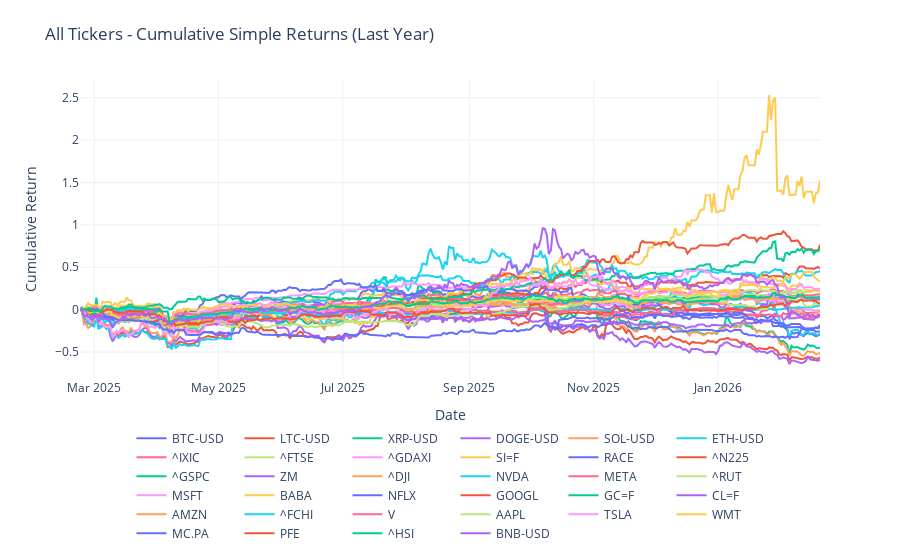

Notebook cell for this chart:
### Code cell
# plot cumprod_simple
fig = go.Figure()
for column in cumprod_simple.columns:
    fig.add_trace(
        go.Scatter(
            x=cumprod_simple.index,
            y=cumprod_simple[column],
            mode="lines",
            name=column,
        )
    )

fig.update_layout(
    title="All Tickers - Cumulative Simple Returns (Last Year)",
    xaxis_title="Date",
    yaxis_title="Cumulative Return",
    legend=dict(orientation="h", yanchor="top", y=-0.15, xanchor="center", x=0.5),
    template="plotly_white",
    margin=dict(t=80, b=120),
)
fig.show()

### Figure 1 — Plotly figure (JSON) as saved in the notebook; plotly's stock layout.template omitted (floating-point values rounded to 4 significant figures; data arrays with more than 128 entries replaced by an {"elided": "..."} marker saying what was removed)
{"data": [{"mode": "lines", "name": "BTC-USD", "type": "scatter", "x": {"elided": "364 str values"}, "y": {"elided": "364 float values"}}, {"mode": "lines", "name": "LTC-USD", "type": "scatter", "x": {"elided": "364 str values"}, "y": {"elided": "364 float values"}}, {"mode": "lines", "name": "XRP-USD", "type": "scatter", "x": {"elided": "364 str values"}, "y": {"elided": "364 float values"}}, {"mode": "lines", "name": "DOGE-USD", "type": "scatter", "x": {"elided": "364 str values"}, "y": {"elided": "364 float values"}}, {"mode": "lines", "name": "SOL-USD", "type": "scatter", "x": {"elided": "364 str values"}, "y": {"elided": "364 float values"}}, {"mode": "lines", "name": "ETH-USD", "type": "scatter", "x": {"elided": "364 str values"}, "y": {"elided": "364 float values"}}, {"mode": "lines", "name": "^IXIC", "type": "scatter", "x": {"elided": "364 str values"}, "y": {"elided": "364 float values"}}, {"mode": "lines", "name": "^FTSE", "type": "scatter", "x": {"elided": "364 str values"}, "y": {"elided": "364 float values"}}, {"mode": "lines", "name": "^GDAXI", "type": "scatter", "x": {"elided": "364 str values"}, "y": {"elided": "364 float values"}}, {"mode": "lines", "name": "SI=F", "type": "scatter", "x": {"elided": "364 str values"}, "y": {"elided": "364 float values"}}, {"mode": "lines", "name": "RACE", "type": "scatter", "x": {"elided": "364 str values"}, "y": {"elided": "364 float values"}}, {"mode": "lines", "name": "^N225", "type": "scatter", "x": {"elided": "364 str values"}, "y": {"elided": "364 float values"}}, {"mode": "lines", "name": "^GSPC", "type": "scatter", "x": {"elided": "364 str values"}, "y": {"elided": "364 float values"}}, {"mode": "lines", "name": "ZM", "type": "scatter", "x": {"elided": "364 str values"}, "y": {"elided": "364 float values"}}, {"mode": "lines", "name": "^DJI", "type": "scatter", "x": {"elided": "364 str values"}, "y": {"elided": "364 float values"}}, {"mode": "lines", "name": "NVDA", "type": "scatter", "x": {"elided": "364 str values"}, "y": {"elided": "364 float values"}}, {"mode": "lines", "name": "META", "type": "scatter", "x": {"elided": "364 str values"}, "y": {"elided": "364 float values"}}, {"mode": "lines", "name": "^RUT", "type": "scatter", "x": {"elided": "364 str values"}, "y": {"elided": "364 float values"}}, {"mode": "lines", "name": "MSFT", "type": "scatter", "x": {"elided": "364 str values"}, "y": {"elided": "364 float values"}}, {"mode": "lines", "name": "BABA", "type": "scatter", "x": {"elided": "364 str values"}, "y": {"elided": "364 float values"}}, {"mode": "lines", "name": "NFLX", "type": "scatter", "x": {"elided": "364 str values"}, "y": {"elided": "364 float values"}}, {"mode": "lines", "name": "GOOGL", "type": "scatter", "x": {"elided": "364 str values"}, "y": {"elided": "364 float values"}}, {"mode": "lines", "name": "GC=F", "type": "scatter", "x": {"elided": "364 str values"}, "y": {"elided": "364 float values"}}, {"mode": "lines", "name": "CL=F", "type": "scatter", "x": {"elided": "364 str values"}, "y": {"elided": "364 float values"}}, {"mode": "lines", "name": "AMZN", "type": "scatter", "x": {"elided": "364 str values"}, "y": {"elided": "364 float values"}}, {"mode": "lines", "name": "^FCHI", "type": "scatter", "x": {"elided": "364 str values"}, "y": {"elided": "364 float values"}}, {"mode": "lines", "name": "V", "type": "scatter", "x": {"elided": "364 str values"}, "y": {"elided": "364 float values"}}, {"mode": "lines", "name": "AAPL", "type": "scatter", "x": {"elided": "364 str values"}, "y": {"elided": "364 float values"}}, {"mode": "lines", "name": "TSLA", "type": "scatter", "x": {"elided": "364 str values"}, "y": {"elided": "364 float values"}}, {"mode": "lines", "name": "WMT", "type": "scatter", "x": {"elided": "364 str values"}, "y": {"elided": "364 float values"}}, {"mode": "lines", "name": "MC.PA", "type": "scatter", "x": {"elided": "364 str values"}, "y": {"elided": "364 float values"}}, {"mode": "lines", "name": "PFE", "type": "scatter", "x": {"elided": "364 str values"}, "y": {"elided": "364 float values"}}, {"mode": "lines", "name": "^HSI", "type": "scatter", "x": {"elided": "364 str values"}, "y": {"elided": "364 float values"}}, {"mode": "lines", "name": "BNB-USD", "type": "scatter", "x": {"elided": "364 str values"}, "y": {"elided": "364 float values"}}], "layout": {"legend": {"orientation": "h", "x": 0.5, "xanchor": "center", "y": -0.15, "yanchor": "top"}, "margin": {"b": 120, "t": 80}, "title": {"text": "All Tickers - Cumulative Simple Returns (Last Year)"}, "xaxis": {"title": {"text": "Date"}}, "yaxis": {"title": {"text": "Cumulative Return"}}}}
